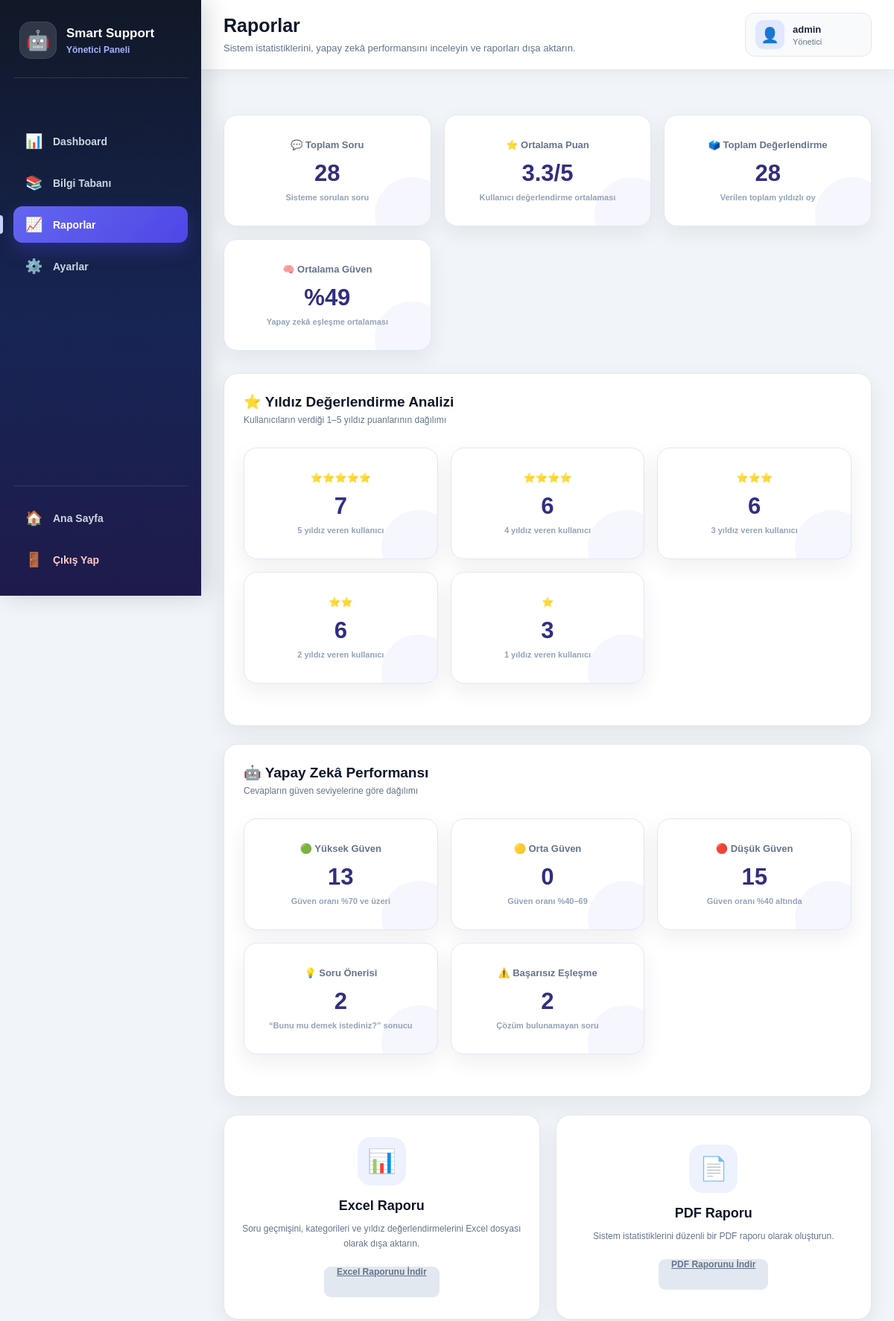
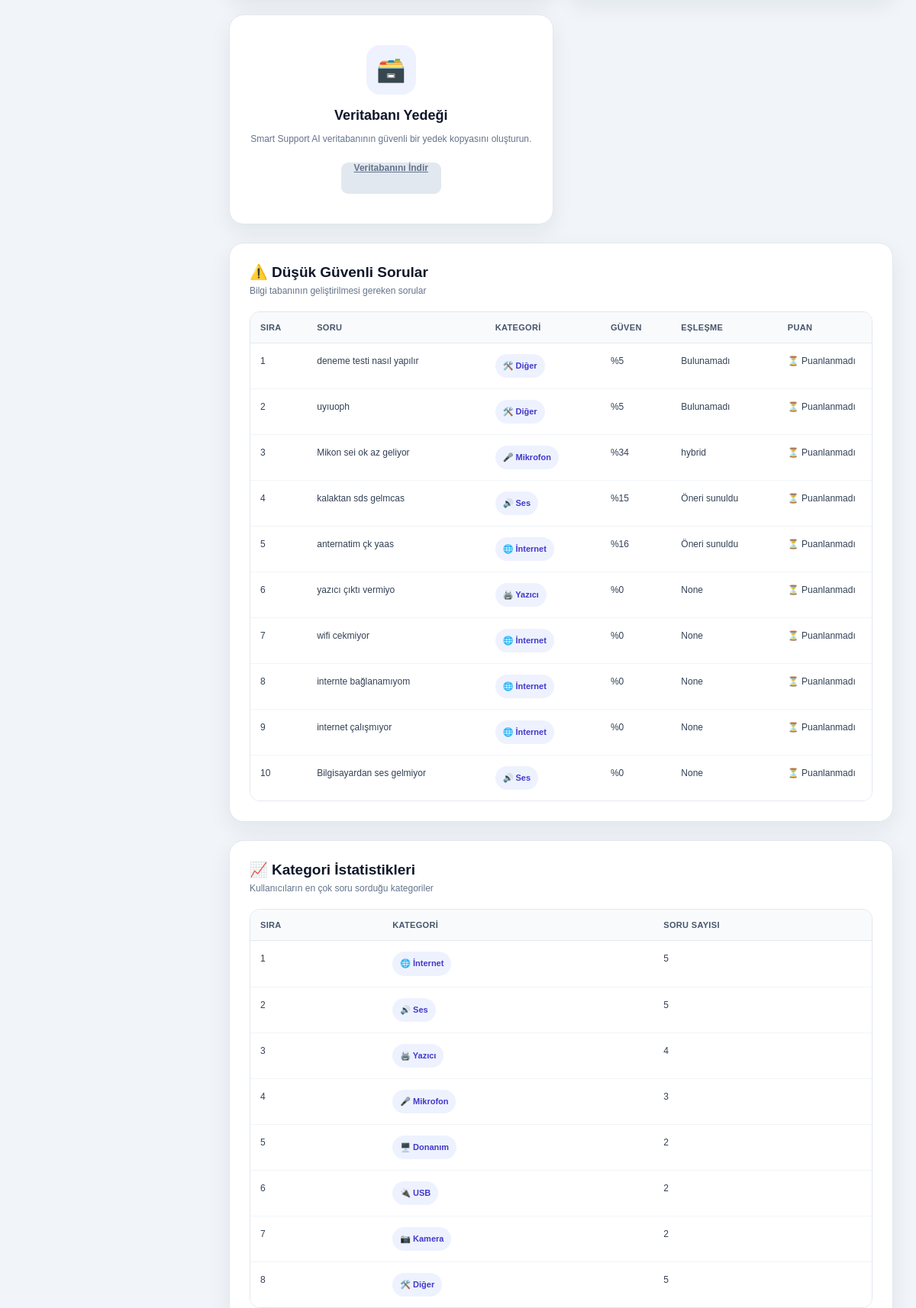
Screenshot of /admin/reports (signed in, upper part) with the database file from the repository (2 pictures, top to bottom).
### tables this page shows
CREATE TABLE chats (
                id TEXT PRIMARY KEY,
                question TEXT NOT NULL,
                answer TEXT NOT NULL,
                category TEXT NOT NULL,
                category_name TEXT NOT NULL,
                feedback TEXT,
                created_at TIMESTAMP DEFAULT CURRENT_TIMESTAMP
            , confidence_score INTEGER DEFAULT 0, confidence_level TEXT, matched_question TEXT, suggestion TEXT, match_type TEXT, rating INTEGER);

### backend/app.py (the view)
@app.route("/admin/reports")
@admin_login_required
def admin_reports():
    chat_history = prepare_chat_history(
        get_all_chats()
    )
    statistics = calculate_statistics(
        chat_history
    )
    settings = load_settings()
    return render_template(
        "admin/reports.html",
        active_page="reports",
        categories=CATEGORIES,
        statistics=statistics,
        admin_username=settings.get(
            "admin_username",
            "admin"
        )
    )

### backend/app.py (called while the page is built, shortened)
def admin_login_required(view_function):
    @wraps(view_function)
    def wrapped_view(*args, **kwargs):
        return view_function(
            *args,
            **kwargs
        )
    return wrapped_view

def convert_chat_to_dictionary(chat):
    if isinstance(chat, dict):
        return chat

def prepare_chat_history(chat_history):
    return [
        convert_chat_to_dictionary(chat)
        for chat in chat_history
    ]

### backend/database.py (called while the page is built)
def get_connection() -> sqlite3.Connection:
    connection = sqlite3.connect(
        DATABASE_FILE
    )
    connection.row_factory = sqlite3.Row
    return connection

def get_all_chats() -> list[dict[str, Any]]:
    with get_connection() as connection:
        rows = connection.execute(
            """
            SELECT
                id,
                question,
                answer,
                category,
                category_name,
                feedback,
                rating,
                confidence_score,
                confidence_level,
                matched_question,
                suggestion,
                match_type,
                created_at
            FROM chats
            ORDER BY created_at ASC
            """
        ).fetchall()
    return [
        dict(row)
        for row in rows
    ]

### frontend/templates/admin/reports.html (shortened to what this page needs)
{% extends "admin/base.html" %}
{% block page_title %}
    Raporlar
{% endblock %}
{% block page_description %}
    Sistem istatistiklerini, yapay zekâ performansını
    inceleyin ve raporları dışa aktarın.
{% endblock %}
{% block content %}
    <section class="admin-dashboard">
        <article class="admin-dashboard-card">
            <h3>
                💬 Toplam Soru
            </h3>
            <strong>
                {{ statistics.total_questions }}
            </strong>
            <small>
                Sisteme sorulan soru
            </small>
        </article>
        <article class="admin-dashboard-card">
            <h3>
                ⭐ Ortalama Puan
            </h3>
            <strong>
                {{ statistics.average_rating }}/5
            </strong>
            <small>
                Kullanıcı değerlendirme ortalaması
            </small>
        </article>
        <article class="admin-dashboard-card">
            <h3>
                🗳️ Toplam Değerlendirme
            </h3>
            <strong>
                {{ statistics.total_ratings }}
            </strong>
            <small>
                Verilen toplam yıldızlı oy
            </small>
        </article>
        <article class="admin-dashboard-card">
            <h3>
                🧠 Ortalama Güven
            </h3>
            <strong>
                %{{ statistics.average_confidence }}
            </strong>
            <small>
                Yapay zekâ eşleşme ortalaması
            </small>
        </article>
    </section>
    <section class="admin-content">
        <div class="admin-content-header">
            <div>
                <h2>
                    ⭐ Yıldız Değerlendirme Analizi
                </h2>
                <p>
                    Kullanıcıların verdiği 1–5 yıldız puanlarının dağılımı
                </p>
            </div>
        </div>
        <section class="admin-dashboard">
            <article class="admin-dashboard-card">
                <h3>
                    ⭐⭐⭐⭐⭐
                </h3>
                <strong>
                    {{ statistics.five_star_count }}
                </strong>
                <small>
                    5 yıldız veren kullanıcı
                </small>
            </article>
            <article class="admin-dashboard-card">
                <h3>
                    ⭐⭐⭐⭐
                </h3>
                <strong>
                    {{ statistics.four_star_count }}
                </strong>
                <small>
                    4 yıldız veren kullanıcı
                </small>
            </article>
            <article class="admin-dashboard-card">
                <h3>
                    ⭐⭐⭐
                </h3>
                <strong>
                    {{ statistics.three_star_count }}
                </strong>
                <small>
                    3 yıldız veren kullanıcı
                </small>
            </article>
            <article class="admin-dashboard-card">
                <h3>
                    ⭐⭐
                </h3>
                <strong>
                    {{ statistics.two_star_count }}
                </strong>
                <small>
                    2 yıldız veren kullanıcı
                </small>
            </article>
            <article class="admin-dashboard-card">
                <h3>
                    ⭐
                </h3>
                <strong>
                    {{ statistics.one_star_count }}
                </strong>
                <small>
                    1 yıldız veren kullanıcı
                </small>
            </article>
        </section>
    </section>
    <section class="admin-content">
        <div class="admin-content-header">
            <div>
                <h2>
                    🤖 Yapay Zekâ Performansı
                </h2>
                <p>
                    Cevapların güven seviyelerine göre dağılımı
                </p>
            </div>
        </div>
        <section class="admin-dashboard">
            <article class="admin-dashboard-card">
                <h3>
                    🟢 Yüksek Güven
                </h3>
                <strong>
                    {{ statistics.high_confidence_count }}
                </strong>
                <small>
                    Güven oranı %70 ve üzeri
                </small>
            </article>
            <article class="admin-dashboard-card">
                <h3>
                    🟡 Orta Güven
                </h3>
                <strong>
                    {{ statistics.medium_confidence_count }}
                </strong>
                <small>
                    Güven oranı %40–69
                </small>
            </article>
            <article class="admin-dashboard-card">
                <h3>
                    🔴 Düşük Güven
                </h3>
                <strong>
                    {{ statistics.low_confidence_count }}
                </strong>
                <small>
                    Güven oranı %40 altında
                </small>
            </article>
            <article class="admin-dashboard-card">
                <h3>
                    💡 Soru Önerisi
                </h3>
                <strong>
                    {{ statistics.suggestion_count }}
                </strong>
                <small>
                    “Bunu mu demek istediniz?” sonucu
                </small>
            </article>
            <article class="admin-dashboard-card">
                <h3>
                    ⚠️ Başarısız Eşleşme
                </h3>
                <strong>
                    {{ statistics.failed_match_count }}
                </strong>
                <small>
                    Çözüm bulunamayan soru
                </small>
            </article>
        </section>
    </section>
    <section class="admin-report-grid">
        <article class="admin-report-card">
            <div class="admin-report-icon">
                📊
            </div>
            <h2>
                Excel Raporu
            </h2>
            <p>
                Soru geçmişini, kategorileri ve yıldız
                değerlendirmelerini Excel dosyası olarak dışa aktarın.
            </p>
            <a
                href="{{ url_for('download_excel_report') }}"
                class="admin-report-button"
            >
                Excel Raporunu İndir
            </a>
        </article>
        <article class="admin-report-card">
            <div class="admin-report-icon">
                📄
            </div>
            <h2>
                PDF Raporu
            </h2>
            <p>
                Sistem istatistiklerini düzenli bir PDF raporu
                olarak oluşturun.
            </p>
            <a
                href="{{ url_for('download_pdf_report') }}"
                class="admin-report-button"
            >
                PDF Raporunu İndir
            </a>
        </article>
        <article class="admin-report-card">
            <div class="admin-report-icon">
                🗃️
            </div>
            <h2>
                Veritabanı Yedeği
            </h2>
            <p>
                Smart Support AI veritabanının güvenli bir
                yedek kopyasını oluşturun.
            </p>
            <a
                href="{{ url_for('download_database_backup') }}"
                class="admin-report-button"
            >
                Veritabanını İndir
            </a>
        </article>
    </section>
    <section class="admin-content">
        <div class="admin-content-header">
            <div>
                <h2>
                    ⚠️ Düşük Güvenli Sorular
                </h2>
                <p>
                    Bilgi tabanının geliştirilmesi gereken sorular
                </p>
            </div>
        </div>
        <div class="admin-table-wrapper">
            <table class="admin-table">
                <thead>
                    <tr>
                        <th>Sıra</th>
                        <th>Soru</th>
                        <th>Kategori</th>
                        <th>Güven</th>
                        <th>Eşleşme</th>
                        <th>Puan</th>
                    </tr>
                </thead>
                <tbody>
                    {% for chat in statistics.low_confidence_questions %}
                        <tr>
                            <td>
                                {{ loop.index }}
                            </td>
                            <td>
                                {{ chat.question }}
                            </td>
                            <td>
                                <span class="admin-category-badge">
                                    {{ chat.category_name }}
                                </span>
                            </td>
                            <td>
                                %{{ chat.confidence_score }}
                            </td>
                            <td>
                                {% if chat.match_type == "suggestion" %}
                                    Öneri sunuldu
                                {% elif chat.match_type == "not_found" %}
                                    Bulunamadı
                                {% elif chat.match_type == "empty" %}
                                    Boş soru
                                {% elif chat.match_type == "no_category_data" %}
                                    Kategori verisi yok
                                {% else %}
                                    {{ chat.match_type }}
                                {% endif %}
                            </td>
                            <td>
                                {% if chat.rating %}
                                    {{ chat.rating }} / 5 ⭐
                                {% else %}
                                    ⏳ Puanlanmadı
                                {% endif %}
                            </td>
                        </tr>
                    {% else %}
                        <tr>
                            <td colspan="6">
                                Henüz düşük güvenli soru bulunmuyor.
                            </td>
                        </tr>
                    {% endfor %}
                </tbody>
            </table>
        </div>
    </section>
    <section class="admin-content">
        <div class="admin-content-header">
            <div>
                <h2>
                    📈 Kategori İstatistikleri
                </h2>
                <p>
                    Kullanıcıların en çok soru sorduğu kategoriler
                </p>
            </div>
        </div>
        <div class="admin-table-wrapper">
            <table class="admin-table">
                <thead>
                    <tr>
                        <th>Sıra</th>
                        <th>Kategori</th>
                        <th>Soru Sayısı</th>
                    </tr>
                </thead>
                <tbody>
                    {% for item in statistics.category_statistics %}
                        <tr>
                            <td>
                                {{ loop.index }}
                            </td>
                            <td>
                                <span class="admin-category-badge">
                                    {{ item.name }}
                                </span>
                            </td>
                            <td>
                                {{ item.count }}
                            </td>
                        </tr>
                    {% else %}
                        <tr>
                            <td colspan="3">
                                Henüz kategori istatistiği bulunmuyor.
                            </td>
                        </tr>
                    {% endfor %}
                </tbody>
            </table>
        </div>
    </section>
{% endblock %}

### rows the page displays
chats: question "deneme testi nasıl yapılır", category_name "🛠️ Diğer", confidence_score "5", match_type "Bulunamadı"
chats: question "uyıuoph", category_name "🛠️ Diğer", confidence_score "5", match_type "Bulunamadı"
chats: question "Mikon sei ok az geliyor", category_name "🎤 Mikrofon", confidence_score "34", match_type "hybrid"
chats: question "kalaktan sds gelmcas", category_name "🔊 Ses", confidence_score "15", match_type "Öneri sunuldu"
chats: question "anternatim çk yaas", category_name "🌐 İnternet", confidence_score "16", match_type "Öneri sunuldu"
chats: question "yazıcı çıktı vermiyo", category_name "🖨️ Yazıcı", confidence_score "0", match_type "None"
chats: question "wifi cekmiyor", category_name "🌐 İnternet", confidence_score "0", match_type "None"
chats: question "internte bağlanamıyom", category_name "🌐 İnternet", confidence_score "0", match_type "None"
chats: question "internet çalışmıyor", category_name "🌐 İnternet", confidence_score "0", match_type "None"
chats: question "Bilgisayardan ses gelmiyor", category_name "🔊 Ses", confidence_score "0", match_type "None"

### other values shown
{{ admin_username }} "admin"
{{ statistics.total_questions }} "28"
{{ statistics.average_rating }} "3.3"
{{ statistics.total_ratings }} "28"
{{ statistics.average_confidence }} "49"
{{ statistics.five_star_count }} "7"
{{ statistics.four_star_count }} "6"
{{ statistics.three_star_count }} "6"
{{ statistics.two_star_count }} "6"
{{ statistics.one_star_count }} "3"
{{ statistics.high_confidence_count }} "13"
{{ statistics.medium_confidence_count }} "0"
{{ statistics.low_confidence_count }} "15"
{{ statistics.suggestion_count }} "2"
{{ statistics.failed_match_count }} "2"
